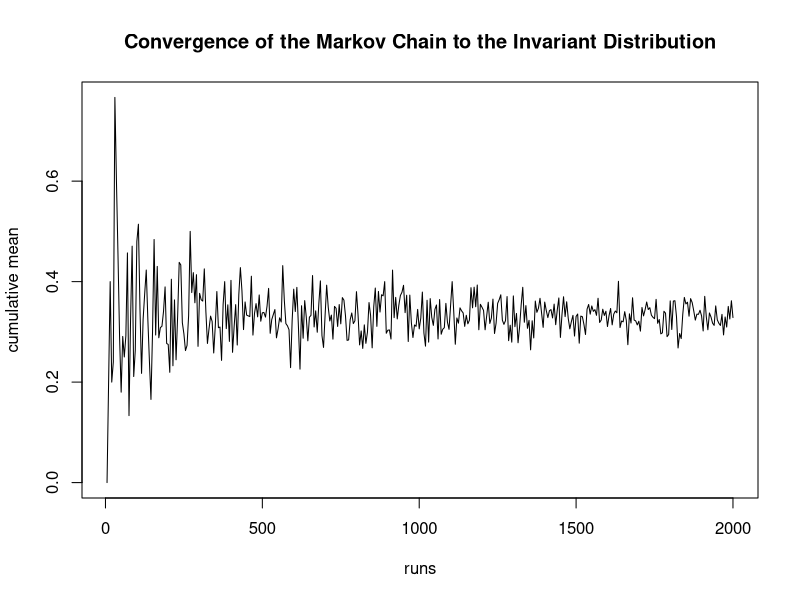
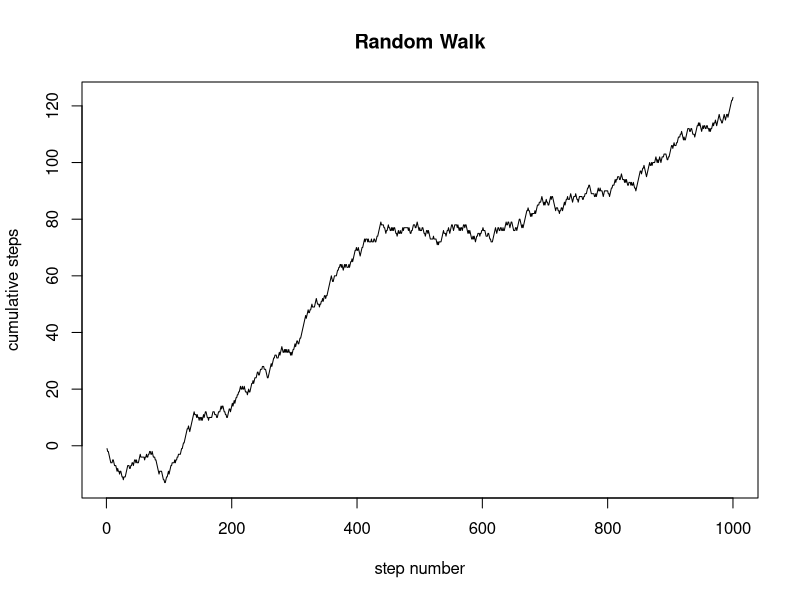

Recreate these plots in R, in order.
## ---- chunk 1

# Functions
################

# Time until next patient arrives
patient_Arrival <- function() { round(rpois(n=1, lambda=10), 0) }

# Time spent with each patient
appointment_Length <- function() { round(runif(n=1, min=5, max=20), 0) }

# function checks whether a doctor is available
doc_Availability <- function(x) { return(which(x[1] == 0)) }

# construct time measure
calc_Minutes <- function(hours) { return(60 * hours) }

# intake walk-in patient
patient_Intake <- function(totalPatients, waitLengths, doctors, waitingRoom) {
    docsAvailable <- which( lapply(doctors, doc_Availability) == 1 )
    if (length(docsAvailable) > 0) {
        doc <- sample(docsAvailable, 1)
        doctors[[doc]]$patient <- 1
        doctors[[doc]]$apptlength <- appointment_Length()
        waitLengths <- c(waitLengths, 0)
    } else {
        waitingRoom <- rbind(c('patient', 0), waitingRoom)
    }
    totalPatients <- totalPatients + 1
    nextPatient <- patient_Arrival()
    return(list(totalPatients = totalPatients, nextPatient = nextPatient,
                waitLengths = waitLengths, doctors = doctors, waitingRoom = waitingRoom))
}

# time moves forward by 1 minute
time_Change <- function(time, waitLengths, doctors, minutes, waitingRoom) {
    # Countdown until next patient
    nextPatient <- nextPatient - time
    # Countdown for current appointments, reset
    # doctor if appointment ends
    for (i in 1:length(doctors)) {
        if (doctors[[i]]$apptlength != 0) {
            doctors[[i]]$apptlength <- doctors[[i]]$apptlength - time
        } else {
            doctors[[i]]$patient <- 0
        }
    }
    # Assign longest waiter to available doctor
    docsAvailable <- which( lapply(doctors, doc_Availability) == 1 )
    if (length(docsAvailable) > 0 & nrow(waitingRoom) != 0) {
        doc <- sample(docsAvailable, 1)
        doctors[[doc]]$patient <- 1
        doctors[[doc]]$apptlength <- appointment_Length()
        # Choose the person with the longest wait time.
        waitNum <- which.max(waitingRoom[, 2])
        waitLengths <- c(waitLengths, max(as.numeric(waitingRoom[, 2])))
        waitingRoom <- waitingRoom[-waitNum,]
    }
    # increase wait time by 1 minute for each person in wait room
    waitingRoom[, 2] <- as.numeric(waitingRoom[, 2]) + time
    # reduce remaining minutes for accepting new patients
    minutes <- minutes - time
    return(list(waitingRoom = waitingRoom, waitLengths = waitLengths,
                nextPatient = nextPatient, doctors = doctors,
                minutes = minutes))
}

# Main Loop
##############

# Create doctors
doctors <- list( list('patient' = 0, 'apptlength' = 0),
                 list('patient' = 0, 'apptlength' = 0),
                 list('patient' = 0, 'apptlength' = 0) )

# Create waiting room
waitingRoom <- data.frame(matrix(ncol=2, nrow=0))
colnames(waitingRoom) <- c('waiting_patients', 'wait_time')

# containers
totalPatients <- 0
waitLengths <- c()

minutes <- calc_Minutes(hours=7)
nextPatient <- 0

# main loop
while (length(which(lapply(doctors, doc_Availability) == 1)) != 3 |
        nrow(waitingRoom) != 0 | minutes > 0) {
    if (nextPatient == 0 & minutes > 0) {
        intakeInfo <- patient_Intake(totalPatients, waitLengths, doctors, waitingRoom)
        nextPatient <- intakeInfo$nextPatient
        totalPatients <- intakeInfo$totalPatients
        waitLengths <- intakeInfo$waitLengths
        doctors <- intakeInfo$doctors
        waitingRoom <- intakeInfo$waitingRoom
        }
    timeInfo <- time_Change(time=1, waitLengths, doctors, minutes, waitingRoom)
    waitLengths <- timeInfo$waitLengths
    nextPatient <- timeInfo$nextPatient
    doctors <- timeInfo$doctors
    minutes <- timeInfo$minutes
    waitingRoom <- timeInfo$waitingRoom
}

# simulating main loop 1000 times:
trials <- 1000
results <- data.frame(matrix(nrow=trials, ncol=4))
colnames(results) <- c('avg_wait', 'count_wait', 'patient_count', 'minutes_past')
for (j in 1:trials) {
    doctors <- list( list('patient' = 0, 'apptlength' = 0),
                     list('patient' = 0, 'apptlength' = 0),
                     list('patient' = 0, 'apptlength' = 0) )
    waitingRoom <- data.frame(matrix(ncol=2, nrow=0))
    colnames(waitingRoom) <- c('waiting_patients', 'wait_time')
    totalPatients <- 0
    waitLengths <- c()
    minutes <- calc_Minutes(hours=7)
    nextPatient <- 0
  while (length(which(lapply(doctors, doc_Availability) == 1)) != 3 |
        nrow(waitingRoom) != 0 | minutes > 0) {
    if (nextPatient == 0 & minutes > 0) {
        intakeInfo <- patient_Intake(totalPatients, waitLengths, doctors, waitingRoom)
        nextPatient <- intakeInfo$nextPatient
        totalPatients <- intakeInfo$totalPatients
        waitLengths <- intakeInfo$waitLengths
        doctors <- intakeInfo$doctors
        waitingRoom <- intakeInfo$waitingRoom
        }
    timeInfo <- time_Change(time=1, waitLengths, doctors, minutes, waitingRoom)
    waitLengths <- timeInfo$waitLengths
    nextPatient <- timeInfo$nextPatient
    doctors <- timeInfo$doctors
    minutes <- timeInfo$minutes
    waitingRoom <- timeInfo$waitingRoom
  }
results[j,] <- c(mean(waitLengths), sum(waitLengths > 0), totalPatients, abs(minutes))
}
## ---- chunk 2
# Create MCMC function:
mcmc <- function(p, states, burnin, runs) {

    # burn-in:
    value <- sample(states, 1)
    for (i in 1:burnin) {
        if (value == 1) {
            draw <- rbinom(1, 1, p[1,2])
            if (draw == 1) {
                value <- 2 
            } 
        } else {
            draw <- rbinom(1, 1, p[2, 1])
            if (draw == 1) {
                value <- 1
            }
        }
    }

    # storing results
    values <- rep(NA, runs)
    for (i in 1:runs) {
        if (value == 1) {
            draw <- rbinom(1, 1, p[1,2])
            if (draw == 1) {
                value <- 2 
            }
        } else {
            draw <- rbinom(1, 1, p[2, 1])
            if (draw == 1) {
                value <- 1
            }
        }
        values[i] <- value
    }
    return(values)
}

# Create transition matrix

a_1 <- 0.75
a_2 <- 0.25
b_1 <- 0.125
b_2 <- 0.875
p <- matrix(data=c(a_1, a_2, b_1, b_2), nrow=2, byrow=TRUE)

# specify number of states. (note that this code will only work for 2)

states <- c(1,2)

# run algorithm 
runs <- seq(1, 2000)
pct_results <- rep(NA, length(runs))
for (i in runs){
    results <- mcmc(p, states, burnin=100, runs=i)
    pct_results[i] <- sum(results[results==1]) / i 
}

sequence <- seq(5, 2000, 5) 
plot(x=runs[sequence], y=pct_results[sequence], type="l", xlab="runs",
ylab="cumulative mean", main="Convergence of the Markov Chain to the Invariant Distribution")
## ---- chunk 3
# random walk function
walk <- function(p, q, r, steps){
    outcome <- rep(NA, steps)
    place <- 0
    for (i in 1:steps){
        step <- which(rmultinom(1, 1, c(p, q, r))==1)
        if (step == 1) place <- place + 1
        if (step == 3) place <- place - 1
        outcome[i] <- place
    }
    return(outcome)
}

# run function
steps <- 1000
p <- 0.4
q <- 0.3
r <- 0.3
results <- walk(p, q, r, steps)

# plot function
plot(x=1:steps, y=results, type='l', xlab="step number",
     ylab="cumulative steps", main="Random Walk")

